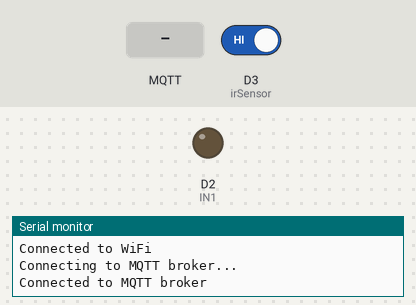
Bench run of a sketch on a simulated Arduino MKR. Shown: output pins drawn as LEDs (lit = HIGH), the last lines printed to the serial monitor. The inputs (shaded band) are chosen by the test bench; at power-on: D3 (irSensor) HIGH. WiFi joins after 1.5 s; servers stay silent unless stated; no MQTT or app messages arrive unless stated.

Above: at 2.7 s.
2.8 s: MQTT message "1" arrives on the first subscribed topic
At 3.3 s:
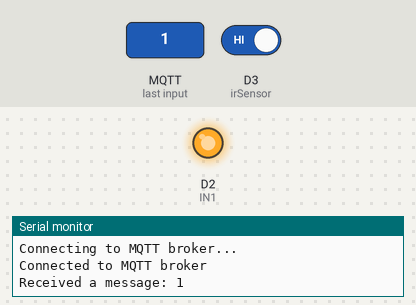
5.8 s: D3 (irSensor) driven LOW
At 6.8 s:
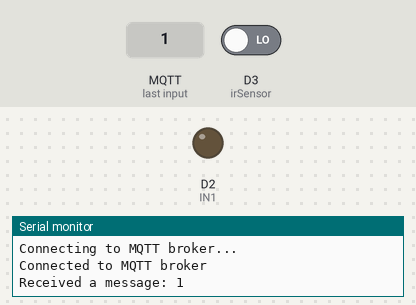
7.3 s: MQTT message "off" arrives on the first subscribed topic
Timing chart, 0 to 9.8 s (numbered marks = the images above; inputs shaded):
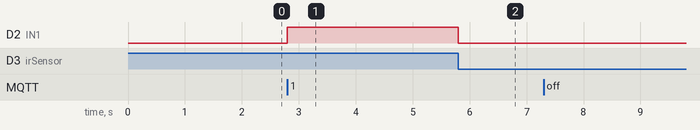

Measured:
- after the input at 2.8 s, D2 (IN1): LOW → HIGH at once
- after the input at 5.8 s, D2 (IN1): HIGH → LOW at once

The sketch:

mqtt.ino
```cpp
#include <WiFiNINA.h>
#include <ArduinoMqttClient.h>

const int IN1 = 2;
const int irSensor = 3;

// WiFi credentials
const char* ssid = "oplus_co_apdmkd";
const char* password = "tohm3279";

// MQTT settings
const char* mqtt_broker = "broker.hivemq.com";
const int mqtt_port = 1883;
const char* subTopic = "Manav/Attendance"; // Topic to subscribe to

// WiFi and MQTT client objects
WiFiClient wifiClient;
MqttClient mqttClient(wifiClient);

void setup() {
  Serial.begin(9600);

  pinMode(IN1, OUTPUT);
  pinMode(irSensor, INPUT);

  // Connect to WiFi
  connectWiFi();

  // Connect to MQTT broker
  connectMQTT();

  // Set message handler for incoming messages
  mqttClient.onMessage(onMessageReceived);

  digitalWrite(IN1, LOW);

  // Subscribe to the topic
  mqttClient.subscribe(subTopic);
}

void connectWiFi() {
  Serial.print("Connecting to WiFi...");
  WiFi.begin(ssid, password);
  while (WiFi.status() != WL_CONNECTED) {
    delay(500);
    Serial.print(".");
  }
  Serial.println("\nConnected to WiFi");
}

void connectMQTT() {
  Serial.print("Connecting to MQTT broker...");
  while (!mqttClient.connect(mqtt_broker, mqtt_port)) {
    delay(1000);
    Serial.print(".");
  }
  Serial.println("\nConnected to MQTT broker");
}

// Callback function to handle received messages
void onMessageReceived(int messageSize) {
  Serial.print("Received a message: ");

  // Read and print the message
  String message;
  while (mqttClient.available()) {
    char c = mqttClient.read();

    message += c;
  }
  digitalWrite(IN1, HIGH);
  // Display the message content in the serial monitor
  Serial.println(message);

  // Optional: Additional handling if specific actions are needed based on the message content
}

void loop() {
  // Poll for incoming messages
  mqttClient.poll();

  int irVal = digitalRead(irSensor);

  if(irVal == LOW){
    digitalWrite(IN1, LOW);
  }

}
```
